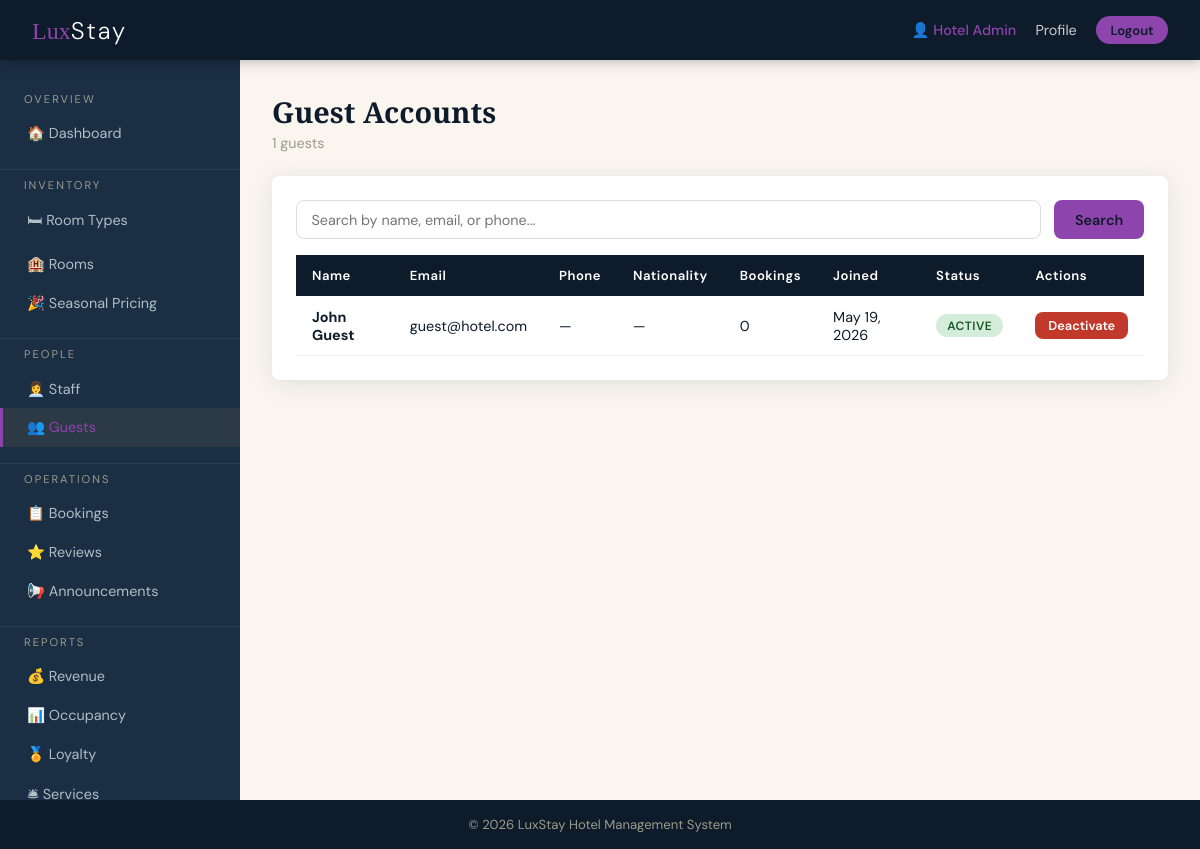
Screenshot of /admin/views/guests.php (signed in) with the database file from the repository.
### tables this page shows
CREATE TABLE IF NOT EXISTS users (
    id INT AUTO_INCREMENT PRIMARY KEY,
    name VARCHAR(150) NOT NULL,
    email VARCHAR(150) NOT NULL UNIQUE,
    password_hash VARCHAR(255) NOT NULL,
    phone VARCHAR(30),
    nationality VARCHAR(100),
    id_number VARCHAR(100),
    role ENUM('guest','receptionist','housekeeping','admin') NOT NULL DEFAULT 'guest',
    profile_pic VARCHAR(255) DEFAULT NULL,
    is_active TINYINT(1) DEFAULT 1,
    created_at DATETIME DEFAULT CURRENT_TIMESTAMP
);

### config/db.php (called while the page is built, shortened)
<?php
function getDB() {
    static $conn = null;
    if ($conn === null) {
        $conn = new mysqli(DB_HOST, DB_USER, DB_PASS, DB_NAME);
        $conn->set_charset('utf8mb4');
    }
    return $conn;
}

### admin/models/AdminModel.php (called while the page is built, shortened)
<?php
class AdminModel {
    private $db;
    public function __construct() { $this->db = getDB(); }
    public function getGuests($search='') {
        return $this->db->query("SELECT u.*,(SELECT COUNT(*) FROM bookings WHERE guest_id=u.id) booking_count FROM users u WHERE u.role='guest' ORDER BY u.created_at DESC")->fetch_all(MYSQLI_ASSOC);
    }
}

### includes/auth.php (called while the page is built, shortened)
<?php
function sanitize($str) {
    return htmlspecialchars(trim($str), ENT_QUOTES, 'UTF-8');
}

### admin/views/guests.php (the view, shortened to what this page needs)
<?php
require_once __DIR__ . '/../models/AdminModel.php';
$model  = new AdminModel();
$search = trim($_GET['search'] ?? '');
$guests = $model->getGuests($search);
include BASE_PATH.'/includes/header.php';
?>
<div class="page-wrapper">
<?php include __DIR__.'/sidebar.php'; ?>
<main class="main-content">
  <div class="page-header">
    <div><h1 class="page-title">Guest Accounts</h1><p class="page-subtitle"><?= count($guests) ?> guests</p></div>
  </div>
  <div class="card">
    <form method="GET" style="display:flex;gap:0.8rem;margin-bottom:1rem">
      <input type="text" name="search" class="form-control" placeholder="Search by name, email, or phone..." value="<?= sanitize($search) ?>" style="flex:1">
      <button type="submit" class="btn btn-primary">Search</button>
    </form>
    <div class="table-wrap">
      <table>
        <thead><tr><th>Name</th><th>Email</th><th>Phone</th><th>Nationality</th><th>Bookings</th><th>Joined</th><th>Status</th><th>Actions</th></tr></thead>
        <tbody>
        <?php if (!$guests): ?>
        <tr><td colspan="8" class="text-center text-muted" style="padding:2rem">No guests found</td></tr>
        <?php else: ?>
        <?php foreach ($guests as $g): ?>
        <tr>
          <td><strong><?= sanitize($g['name']) ?></strong></td>
          <td><?= sanitize($g['email']) ?></td>
          <td><?= sanitize($g['phone'] ?? '—') ?></td>
          <td><?= sanitize($g['nationality'] ?? '—') ?></td>
          <td><?= $g['booking_count'] ?></td>
          <td><?= date('M j, Y', strtotime($g['created_at'])) ?></td>
          <td><span class="badge badge-<?= $g['is_active']?'available':'maintenance' ?>"><?= $g['is_active']?'Active':'Inactive' ?></span></td>
          <td>
            <form method="POST" action="<?= BASE_URL ?>/admin/controllers/admin_controller.php" style="display:inline">
              <button type="submit" class="btn btn-sm <?= $g['is_active']?'btn-danger':'btn-success' ?>"><?= $g['is_active']?'Deactivate':'Activate' ?></button>
            </form>
          </td>
        </tr>
        <?php endforeach; ?>
        <?php endif; ?>
        </tbody>
      </table>
    </div>
  </div>
</main>
</div>
<?php include BASE_PATH.'/includes/footer.php'; ?>

### assets/css/main.css (style rules this page uses)
:root { --gold: #C9A84C; --gold-lt: #F0D98A; --navy: #0D1B2A; --navy-mid: #1A2E44; --cream: #FAF6EF; --white: #FFFFFF; --gray-lt: #F4F4F2; --gray-mid: #9B9B8A; --gray-dk: #4A4A45; --danger: #C0392B; --success: #1E7E34; --warning: #E07B00; --info: #1565C0; --accent-guest: var(--gold); --accent-receptionist: #2E86AB; --accent-housekeeping: #3D9970; --accent-admin: #8E44AD; --radius: 8px; --shadow: 0 4px 24px rgba(13,27,42,0.10); --shadow-lg: 0 12px 48px rgba(13,27,42,0.18); --transition: 0.22s cubic-bezier(.4,0,.2,1); }
*, *::before, *::after { box-sizing: border-box; margin: 0; padding: 0; }
body { font-family: 'DM Sans', sans-serif; background: var(--cream); color: var(--navy); min-height: 100vh; display: flex; flex-direction: column; }
body.role-admin { --gold: #8E44AD; --gold-lt: #D7B8F3; }
.page-wrapper { display: flex; flex: 1; }
.main-content { flex: 1; padding: 2rem; max-width: 1200px; }
.card { background: var(--white); border-radius: var(--radius); box-shadow: var(--shadow); padding: 1.5rem; margin-bottom: 1.5rem; }
.page-header { margin-bottom: 1.5rem; display: flex; align-items: center; justify-content: space-between; flex-wrap: wrap; gap: 1rem; }
.page-title { font-family: 'Playfair Display', serif; font-size: 1.8rem; color: var(--navy); }
.page-subtitle { color: var(--gray-mid); font-size: 0.9rem; margin-top: 0.2rem; }
.btn { display: inline-block; padding: 0.55rem 1.3rem; border-radius: var(--radius); font-size: 0.9rem; font-weight: 600; cursor: pointer; border: none; text-decoration: none; transition: all var(--transition); font-family: 'DM Sans', sans-serif; }
.btn-primary { background: var(--gold); color: var(--navy); }
.btn-danger { background: var(--danger); color: var(--white); }
.btn-sm { padding: 0.3rem 0.8rem; font-size: 0.8rem; }
.form-control { width: 100%; padding: 0.6rem 0.9rem; border: 1.5px solid #ddd; border-radius: var(--radius); font-size: 0.9rem; font-family: 'DM Sans', sans-serif; background: var(--white); transition: border-color var(--transition), box-shadow var(--transition); color: var(--navy); }
.table-wrap { overflow-x: auto; }
table { width: 100%; border-collapse: collapse; font-size: 0.9rem; }
thead th { background: var(--navy); color: var(--white); padding: 0.75rem 1rem; text-align: left; font-weight: 600; font-size: 0.82rem; letter-spacing: 0.5px; }
tbody tr { border-bottom: 1px solid var(--gray-lt); }
td { padding: 0.7rem 1rem; vertical-align: middle; }
.badge { display: inline-block; padding: 0.2rem 0.7rem; border-radius: 20px; font-size: 0.75rem; font-weight: 600; text-transform: uppercase; letter-spacing: 0.5px; }
.badge-available { background: #D4EDDA; color: #155724; }

### rows the page displays
users: name "John Guest", email "guest@hotel.com", phone "—", nationality "—", booking_count "0", created_at "May 19, 2026", is_active "ACTIVE"

### other values shown
$user['name'] "Hotel Admin"
count($guests) "1"
